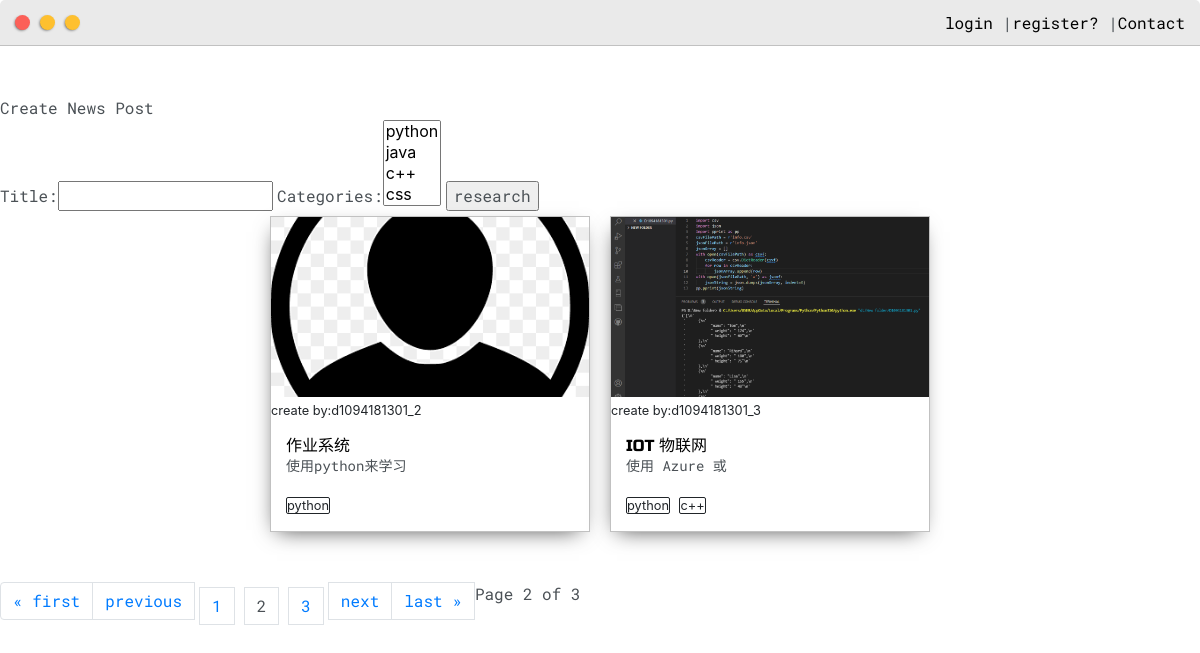
The app's page /posts/?page=2 with its own data.
### OurProfile/models.py (models this page shows, shortened)
class Post(models.Model):
    customer = models.ForeignKey(User,on_delete=models.CASCADE)
    images = models.ImageField(null = True,blank=True)
    title = models.CharField(max_length=200)
    body = models.TextField(max_length=500)
    date_created = models.DateTimeField(auto_now_add=True)
    categories = models.ManyToManyField(Tag,null=True)
    public = models.BooleanField(default=False)
    private = models.BooleanField(default=False)

class Tag(models.Model):
    name = models.CharField(max_length=50)
    def __str__(self):
        return self.name

### OurProfile/views.py (the view)
# urls.py: path('posts/',views.posts,name="posts"),
def posts(request):
    posts = Post.objects.all()
    filters = FiltersForms(request.GET, queryset=posts)
    posts = filters.qs
    page_number = request.GET.get('page')
    paginator = Paginator(posts, 2)
    try:
        posts = paginator.page(page_number)
    except PageNotAnInteger:
        posts = paginator.page(1)
    except EmptyPage:
        posts = paginator.page(paginator.num_pages)
    context = {'posts':posts,'filters':filters,}
    return render(request,"OurProfile/posts.html",context)

### OurProfile/templates/OurProfile/posts.html (shortened to what this page needs)
{% extends "OurProfile/layout.html" %}
{% load static %}
{% block content %}
<div style="padding-top: 50px;">
    <div>
        <a href="{% url 'createpost' %}"><span>Create News Post</span></a>
    </div>
    <div>
        <form id="searchform" method="get">
            {{filters.form}}
            <input type="submit" value="research">
        </form>
    </div>
    <div class="main-container">
        <div class="post-wrapper">
        {% for post in posts %}
            <div>
                <div class="post">
                    <a href="{% url 'post' post.id %}">
                        {% if post.images %}
                        <img class="thumbnail" src="{{ post.images.url }}">
                        {% else %}
                        <p>no images </p>
                        {% endif %}
                    </a>
                    <small>create by:{{post.customer}}</small>
                    <div class="post-preview">
                        <h6 class="post-title">{{post.title}}</h6>
                        <p class="post-intro">{{post.body}}</p>
                        {% for categories in post.categories.all %}
                            <small style="border: solid 1px;border-radius: 2px;margin-right: 5px;">{{categories}}</small>
                        {% endfor %}
                    </div>
                </div>
            </div>
        {% endfor %}
        </div>
    </div>
    <div class="pagination">
        <span class="step-links">
            <div style="display: flex;">
                {% if posts.has_previous %}
                    <li class="page-item" ><a data-page="1" class="page-link" href="?page=1">&laquo; first</a></li>
                    <li class="page-item" ><a data-page="{{posts.previous_page_number}}" class="page-link" href="?page={{ posts.previous_page_number }}">previous</a></li>
                {% endif %}
                {% for i in posts.paginator.page_range %}
                    {% if posts.number == i%}
                        <li class="page-item" style="margin: 5px;"><a class="active page-link">{{i}}</a></li>
                    {% else %}
                        <li class="page-item" style="margin: 5px;"><a data-page="{{i}}" class="page-link" href="?page{{i}}">{{i}}</a></li>
                    {% endif %}
                {% endfor %}
                {% if posts.has_next %}
                    <li class="page-item"><a data-page="{{posts.next_page_number}}" class="page-link" href="?page={{ posts.next_page_number }}">next</a></li>
                    <li class="page-item"><a data-page="{{posts.paginator.num_pages}}" class="page-link" href="?page={{ posts.paginator.num_pages }}">last &raquo;</a></li>
                {% endif %}
            <span class="current">
                Page {{ posts.number }} of {{ posts.paginator.num_pages }}
            </span>
            </div>
        </span>
    </div>
</div>
{% endblock content %}

### static/css/layout.css (style rules this page uses)
:root { --mainColor:#eaeaea; --secondaryColor:#fff; --borderColor:#c1c1c1; --mainText:black; --secondaryText:#4b5156; --themeDotBorder:#24292e; --previewBg:rgb(251, 249, 243, 0.8); --previewShadow:#f0ead6; --buttonColor:black; }
html, body { padding: 0; margin: 0; scroll-behavior: smooth; }
body * { transition: 0.3s; }
h1, h2, h3, h4, h5, h6, strong { color: var(--mainText); font-family: 'Russo One', sans-serif; font-weight: 500; }
p, li, span, label, input, textarea { color: var(--secondaryText); font-family: 'Roboto Mono', monospace; }
a { text-decoration: none; color:#17a2b8; }
h6 { font-size: 16px; }
.main-container { width: 1200px; margin: 0 auto; }
.post-wrapper { display: grid; grid-template-columns: repeat(auto-fit, 320px); gap:20px; justify-content: center; padding-bottom: 50px; }
.post { border:1px solid var(--borderColor); -webkit-box-shadow: -2px 7px 21px -9px rgba(0,0,0,0.75); -moz-box-shadow: -2px 7px 21px -9px rgba(0,0,0,0.75); box-shadow: -2px 7px 21px -9px rgba(0,0,0,0.75); }
.thumbnail { display: block; width: 100%; height:180px; object-fit: cover; }
.post-preview { background-color: #fff; padding:15px; }
.post-title { color:black; margin: 0; }
.post-intro { color:#4b5156; font-size: 14px; }
@media screen and (max-width: 1200px) { .main-container { width: 95%; } }

### records on screen
Post: images (picture), customer "d1094181301_2", title "作业系统", body "使用python来学习"
Tag: name "python"
Post: images (picture), customer "d1094181301_3", title "IOT 物联网", body "使用 Azure 或"
Tag: name "c++"

### other values on screen
{{ i }} "1" "3"
{{ i }} "2"
{{ posts.number }} "2"
{{ posts.paginator.num_pages }} "3"
